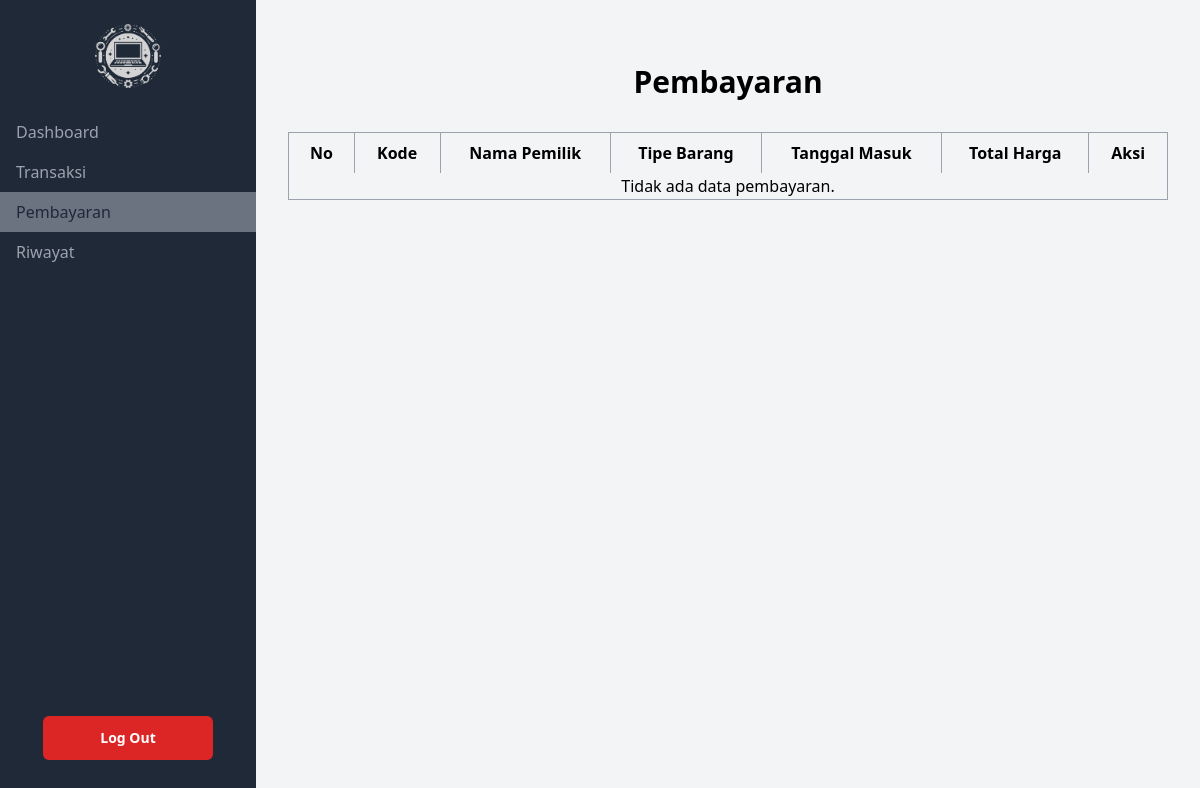
The app's page /html/kasir-Pembayaran.php (signed in), older data.
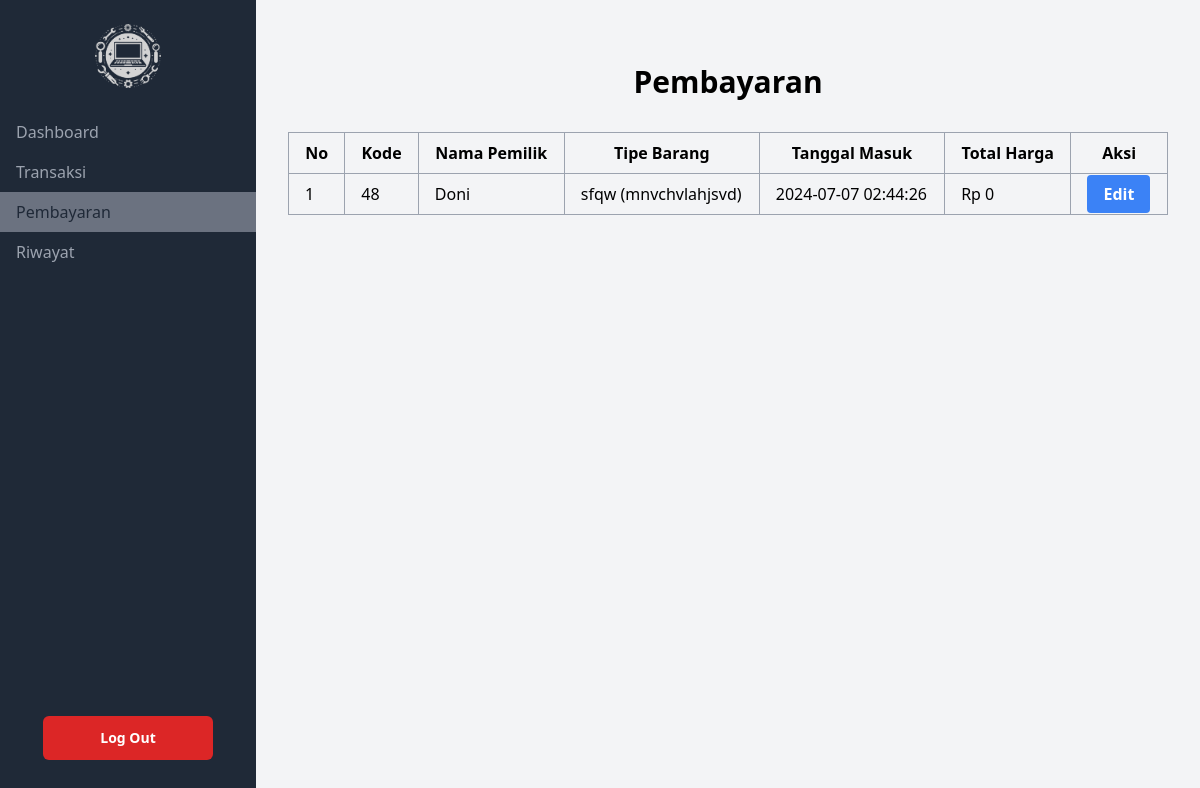
The same page, newer data.
### tables this page shows
CREATE TABLE `barang` (
  `tanggal_input` datetime DEFAULT CURRENT_TIMESTAMP,
  `tanggal_selesai` datetime DEFAULT NULL,
  `nama_barang` varchar(100) NOT NULL,
  `jenis_barang` varchar(50) DEFAULT NULL,
  `merk_barang` varchar(50) DEFAULT NULL,
  `keluhan_barang` text,
  `id_pelanggan` int DEFAULT NULL,
  `status` enum('Belum Diperbaiki','Sedang Diperbaiki','Selesai Diperbaiki','') NOT NULL,
  `status_updated_at` timestamp NULL DEFAULT CURRENT_TIMESTAMP ON UPDATE CURRENT_TIMESTAMP,
  `ID_Service` int NOT NULL,
  `hubungi_kondisi` enum('Belum','Sudah') DEFAULT 'Belum',
  `hubungi_ambil` enum('Sudah','Belum') DEFAULT 'Belum',
  `diambil` enum('Sudah','Belum') DEFAULT 'Belum',
  `dibayar` enum('Sudah','Belum') DEFAULT 'Belum',
  `dikembalikan` enum('Sudah','Belum') NOT NULL DEFAULT 'Belum',
  `lunas` enum('Lunas','Belum') DEFAULT 'Belum'
);

CREATE TABLE `pelanggan` (
  `id_pelanggan` int NOT NULL,
  `nama` varchar(100) NOT NULL,
  `no_hp` varchar(20) NOT NULL,
  `alamat` varchar(20) NOT NULL
);

### html/kasir-Pembayaran.php (the view, shortened to what this page needs)
<?php
include "/laragon/www/FPPWEB/php/connect_db.php";
$sql = "SELECT b.ID_Service AS id_barang, p.nama, b.nama_barang, b.jenis_barang, b.tanggal_input, SUM(rk.total) AS total_harga
        FROM barang b
        JOIN pelanggan p ON b.id_pelanggan = p.id_pelanggan
        JOIN detail_keluhan dk ON b.ID_Service = dk.ID_Service
        JOIN rincian_keluhan rk ON dk.id_keluhan = rk.id_keluhan
        WHERE b.status = 'Selesai Diperbaiki' AND b.lunas = 'Belum'";
if ($_SERVER['REQUEST_METHOD'] == 'POST' && isset($_POST['search'])) {
    $searchKeyword = $_POST['search'];
    $stmt = $link->prepare($sql . " AND (b.ID_Service LIKE ? OR p.nama LIKE ?) GROUP BY b.ID_Service, p.nama, b.nama_barang, b.jenis_barang");
    $searchKeyword = "%$searchKeyword%";
    $stmt->bind_param("ss", $searchKeyword, $searchKeyword);
} else {
    $stmt = $link->prepare($sql . " GROUP BY b.ID_Service, p.nama, b.nama_barang, b.jenis_barang");
}
$stmt->execute();
$result = $stmt->get_result();
?>
<!DOCTYPE html>
<html lang="en">
<head>
  <script src="https://cdn.tailwindcss.com"></script>
  <link rel='stylesheet' href='https://cdnjs.cloudflare.com/ajax/libs/font-awesome/5.15.4/css/all.min.css'>
</head>
<body class="bg-gray-100">
  <aside class="sidebar bg-gray-800 text-gray-400 w-64 min-h-screen fixed top-0 left-0 z-50">
    <div class="flex items-center justify-center h-20 mt-4 mb-4">
      <img src="/assets/logopweb.png" alt="Logo" class="h-16 w-auto" />
    </div>
    <nav class="mt-4">
      <ul>
        <li>
          <a href="/html/kasir-Dashboard.php" class="block py-2 px-4 hover:bg-gray-700" id="dashboardBtn">Dashboard</a>
        </li>
        <li>
          <a href="/html/kasir-Transaksi.php" class="block py-2 px-4 hover:bg-gray-700" id="transaksiBtn">Transaksi</a>
        </li>
        <li>
          <a href="/html/kasir-Pembayaran.php" class="block py-2 px-4 text-gray-800 bg-gray-500" id="pembayaranBtn">Pembayaran</a>
        </li>
        <li>
          <a href="/html/kasir-Riwayat.php" class="block py-2 px-4 hover:bg-gray-700" id="riwayatBtn">Riwayat</a>
        </li>
      </ul>
    </nav>
    <div class="absolute bottom-10 left-0 w-full font-bold lg:block">
      <a href="#" id="logoutBtn" class="block w-2/3 py-3 mx-auto text-sm text-white text-center bg-red-600 hover:bg-red-700 rounded-md z-10">Log Out</a>
    </div>
  </aside>
  <div class="ml-64 p-8">
    <div class="container mx-auto py-8">
      <h1 class="text-3xl font-bold mb-4 text-center">Pembayaran</h1>
      <div class="mt-8">
        <div class="overflow-x-auto">
        <table class="w-full border-collapse border border-gray-400">
                <thead>
                    <tr class="divide-x divide-gray-400">
                        <th class="px-4 py-2">No</th>
                        <th class="px-4 py-2">Kode</th>
                        <th class="px-4 py-2">Nama Pemilik</th>
                        <th class="px-4 py-2">Tipe Barang</th>
                        <th class="px-4 py-2">Tanggal Masuk</th> <th class="px-4 py-2">Total Harga</th>
                        <th class="px-4 py-2">Aksi</th>
                    </tr>
                </thead>
                <tbody>
                    <?php
                    if ($result->num_rows > 0) {
                        $no = 1;
                        while ($row = $result->fetch_assoc()) {
                            echo "<tr class='divide-x divide-gray-400'>";
                            echo "<td class='border border-gray-400 px-4 py-2'>" . $no++ . "</td>";
                            echo "<td class='border border-gray-400 px-4 py-2'>" . $row["id_barang"] . "</td>";
                            echo "<td class='border border-gray-400 px-4 py-2'>" . $row["nama"] . "</td>";
                            echo "<td class='border border-gray-400 px-4 py-2'>" . $row["nama_barang"] . " (" . $row["jenis_barang"] . ")</td>";
                            echo "<td class='border border-gray-400 px-4 py-2'>" . $row["tanggal_input"] . "</td>";
                            echo "<td class='border border-gray-400 px-4 py-2'>Rp " . number_format($row["total_harga"], 0, ',', '.') . "</td>";
                            echo "<td class='border border-gray-400 px-4 py-2'><a href='detailPembayaran.php?id=" . $row["id_barang"] . "' class='bg-blue-500 hover:bg-blue-700 text-white font-bold py-2 px-4 rounded'>Edit</a></td>";
                            echo "</tr>";
                        }
                    } else {
                        echo "<tr><td colspan='7' class='text-center'>Tidak ada data pembayaran.</td></tr>";
                    }
                    ?>
                </tbody>
            </table>
        </div>
      </div>
    </div>
  </div>
</body>
</html>

Row changes from the older to the newer data that the page shows:
added barang: ID_Service "48", id_pelanggan.nama "Doni", nama_barang "sfqw", jenis_barang "mnvchvlahjsvd", tanggal_input "2024-07-07 02:44:26", total_harga "0"
Text that changed along with them:
text no longer shown: "Tidak ada data pembayaran."
